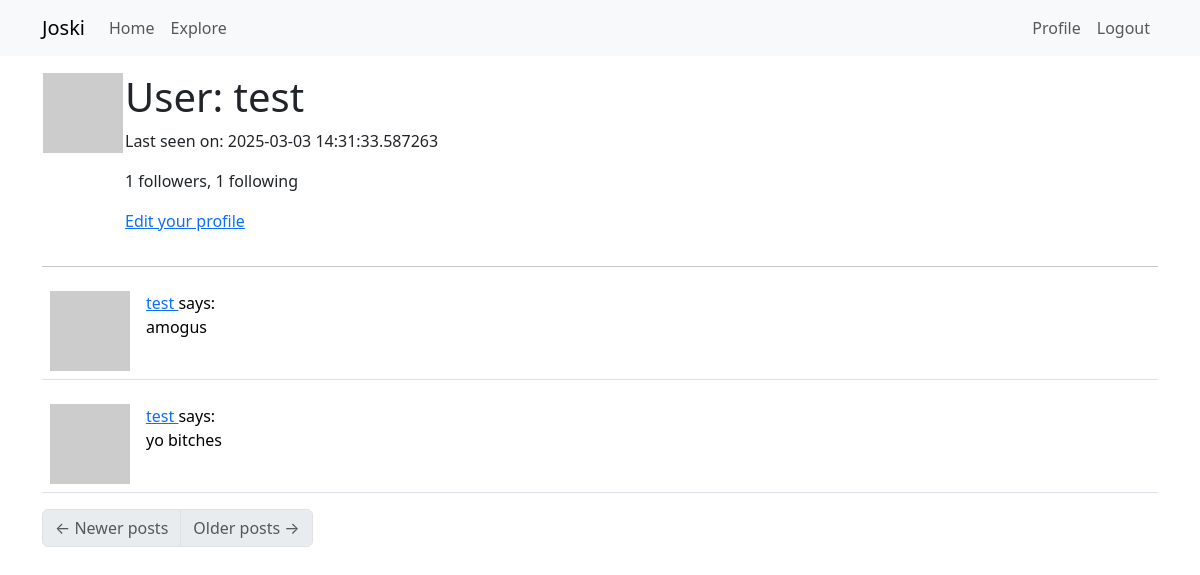
The page /user/test (signed in) on the database as committed earlier.
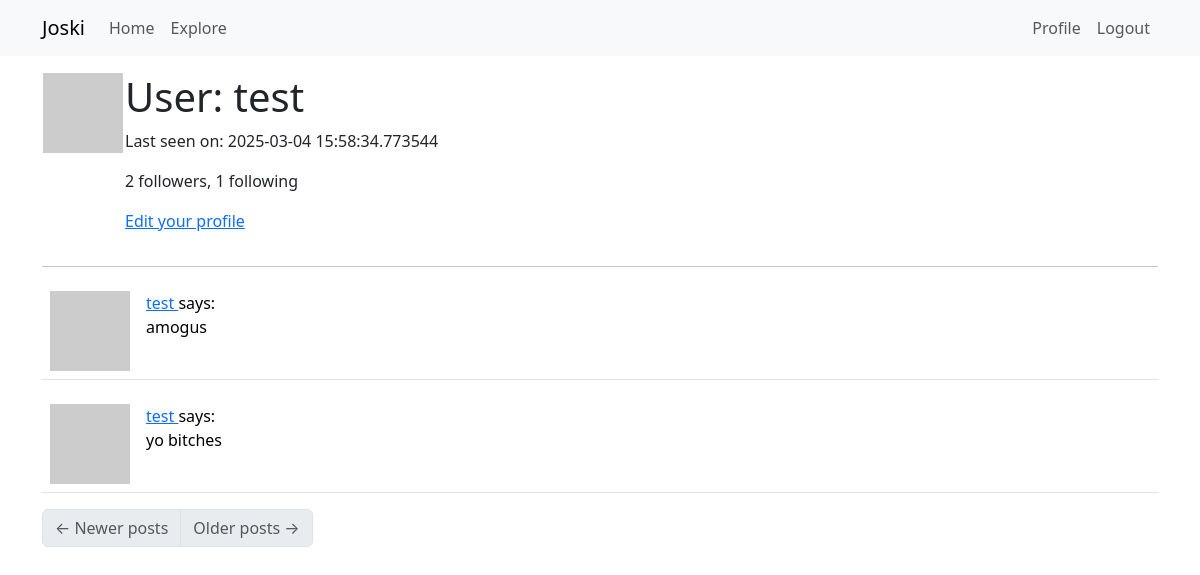
The same page on the database as committed later.
### app/models.py (models this page shows, shortened)
class User(UserMixin, db.Model):
    id: saorm.Mapped[int] = saorm.mapped_column(primary_key=True)
    username: saorm.Mapped[str] = saorm.mapped_column(sa.String(64), index=True, unique=True)
    email: saorm.Mapped[str] = saorm.mapped_column(sa.String(120), index=True, unique=True)
    password_hash: saorm.Mapped[typing.Optional[str]] = saorm.mapped_column(sa.String(256))
    about_me: saorm.Mapped[typing.Optional[str]] = saorm.mapped_column(sa.String(140))
    last_seen: saorm.Mapped[typing.Optional[datetime]] = saorm.mapped_column(default=lambda: datetime.now(timezone.utc))
    posts: saorm.WriteOnlyMapped['Post'] = saorm.relationship(back_populates='author')
    following: saorm.WriteOnlyMapped['User'] = saorm.relationship(
        secondary=followers, primaryjoin=(followers.c.follower_id == id),
        secondaryjoin=(followers.c.followed_id == id),
        back_populates='followers')
    followers: saorm.WriteOnlyMapped['User'] = saorm.relationship(
        secondary=followers, primaryjoin=(followers.c.followed_id == id),
        secondaryjoin=(followers.c.follower_id == id),
        back_populates='following')
    def avatar(self, size):
        digest = md5(self.email.lower().encode('utf-8')).hexdigest()
        return f'https://www.gravatar.com/avatar/{digest}?d=identicon&s={size}'
    def followers_count(self):
        query = sa.select(sa.func.count()).select_from(
            self.followers.select().subquery())
        return db.session.scalar(query)
    def following_count(self):
        query = sa.select(sa.func.count()).select_from(
            self.following.select().subquery())
        return db.session.scalar(query)

class Post(db.Model):
    id: saorm.Mapped[int] = saorm.mapped_column(primary_key=True)
    body: saorm.Mapped[str] = saorm.mapped_column(sa.String(140))
    timestamp: saorm.Mapped[datetime] = saorm.mapped_column(index=True, default=lambda: datetime.now(timezone.utc))
    user_id: saorm.Mapped[int] = saorm.mapped_column(sa.ForeignKey(User.id), index=True)
    author: saorm.Mapped[User] = saorm.relationship(back_populates='posts')

### app/routes/route.py (the view)
@bp.route('/user/<username>')
@login_required
def user(username):
    user = db.first_or_404(sa.select(User).where(User.username == username))
    page = request.args.get('page', 1, type=int)
    query = user.posts.select().order_by(Post.timestamp.desc())
    posts = db.paginate(query, page=page,
                        per_page=current_app.config['POSTS_PER_PAGE'],
                        error_out=False)
    next_url = url_for('routes.user', username=user.username, page=posts.next_num) \
        if posts.has_next else None
    prev_url = url_for('routes.user', username=user.username, page=posts.prev_num) \
        if posts.has_prev else None
    form = EmptyForm()
    return render_template('user.html', user=user, posts=posts,
                           next_url=next_url, prev_url=prev_url, form=form)

### app/models.py (called while the page is built)
@login.user_loader
def load_user(id):
    return db.session.get(User, int(id))

### app/routes/route.py (called while the page is built)
@bp.before_request # means before view func
def before_request():
    if current_user.is_authenticated:
        current_user.last_seen = datetime.now(timezone.utc)
        db.session.commit()

### app/templates/user.html (shortened to what this page needs)
{% extends "base.html" %}
{% block content %}
    <table>
        <tr valign="top">
            <td><img src="{{ user.avatar(128) }}"></td>
            <td>
                <h1>User: {{ user.username }}</h1>
                {% if user.last_seen %} <p>Last seen on: {{ user.last_seen }} </p> {% endif %}
                <p>{{ user.followers_count() }} followers, {{ user.following_count() }} following</p>
                {% if user == current_user %}
                    <p><a href="{{ url_for('routes.edit_profile') }}">Edit your profile</a></p>
                {% endif %}
            </td>
        </tr>
    </table>
    <hr>
    {% for post in posts %}
        {% include '_post.html' %}
    {% endfor %}
    <nav aria-label="Post navigation">
        <ul class="pagination">
            <li class="page-item{% if not prev_url %} disabled{% endif %}">
                <a class="page-link" href="{{ prev_url }}">
                    <span aria-hidden="true">&larr;</span> Newer posts
                </a>
            </li>
            <li class="page-item{% if not next_url %} disabled{% endif %}">
                <a class="page-link" href="{{ next_url }}">
                    Older posts <span aria-hidden="true">&rarr;</span>
                </a>
            </li>
        </ul>
    </nav>
{% endblock %}

### app/templates/base.html (shortened to what this page needs)
<!DOCTYPE html>
<html lang="en">
    <head>
        <link href="https://cdn.jsdelivr.net/npm/bootstrap@5.3.2/dist/css/bootstrap.min.css" rel="stylesheet"
>
    </head>
    <body>
        <nav class="navbar navbar-expand-lg bg-body-tertiary">
            <div class="container">
              <a class="navbar-brand" href="{{ url_for('routes.index') }}">Joski</a>
              <div class="collapse navbar-collapse" id="navbarSupportedContent">
                <ul class="navbar-nav me-auto mb-2 mb-lg-0">
                  <li class="nav-item">
                    <a class="nav-link" aria-current="page" href="{{ url_for('routes.index') }}">Home</a>
                  </li>
                  <li class="nav-item">
                    <a class="nav-link" aria-current="page" href="{{ url_for('routes.explore') }}">Explore</a>
                  </li>
                </ul>
                <ul class="navbar-nav mb-2 mb-lg-0">
                  {% if current_user.is_anonymous %}
                  <li class="nav-item">
                    <a class="nav-link" aria-current="page" href="{{ url_for('routes.login') }}">Login</a>
                  </li>
                  {% else %}
                  <li class="nav-item">
                    <a class="nav-link" aria-current="page" href="{{ url_for('routes.user', username=current_user.username) }}">Profile</a>
                  </li>
                  <li class="nav-item">
                    <a class="nav-link" aria-current="page" href="{{ url_for('routes.logout') }}">Logout</a>
                  </li>
                  {% endif %}
                </ul>
              </div>
            </div>
        </nav>
        <div class="container mt-3">
            {% block content %}{% endblock %}
          </div>
    </body>
</html>

### app/templates/_post.html
<table class="table table-hover">
    <tr>
        <td width="70px">
            <a href="{{ url_for('routes.user', username=post.author.username) }}">
                <img src="{{ post.author.avatar(70) }}" />
            </a>
        </td>
        <td>
            <a href="{{ url_for('routes.user', username=post.author.username) }}">
                {{ post.author.username }}
            </a>
            says:
            <br>
            {{ post.body }}
        </td>
    </tr>
</table>

Rows that differ between the two databases and show on the page:
changed User "test": last_seen "2025-03-03 14:31:33.587263" → "2025-03-04 15:58:34.773544"
Other text that changed with them:
{{ user.followers_count() }}: "1" → "2"
